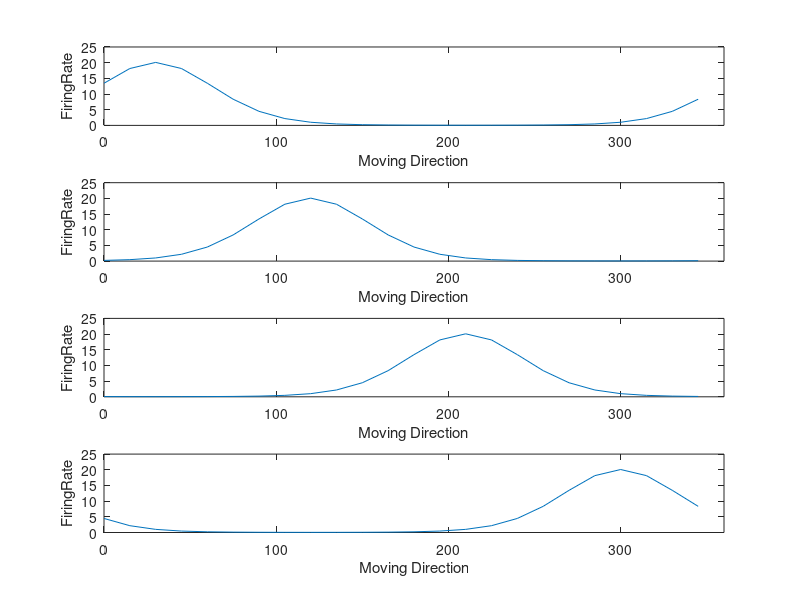

MATLAB code for this plot:
load("ELEC4830_BIEN4310_homework4.mat");

preferredDirection = [30 120 210 300];
numNeurons = length(preferredDirection);
spikedData = zeros(numNeurons, length(movingDirection));

k=3;

for i=1:numNeurons
    spikedData(i,:)=exp(k*cosd(movingDirection-preferredDirection(i)));
end

figure;

for i=1:numNeurons
    subplot(4,1,i)
    plot(movingDirection,spikedData(i,:));
    xlabel('Moving Direction');
    ylabel('FiringRate');
    xlim([0 360]);
end